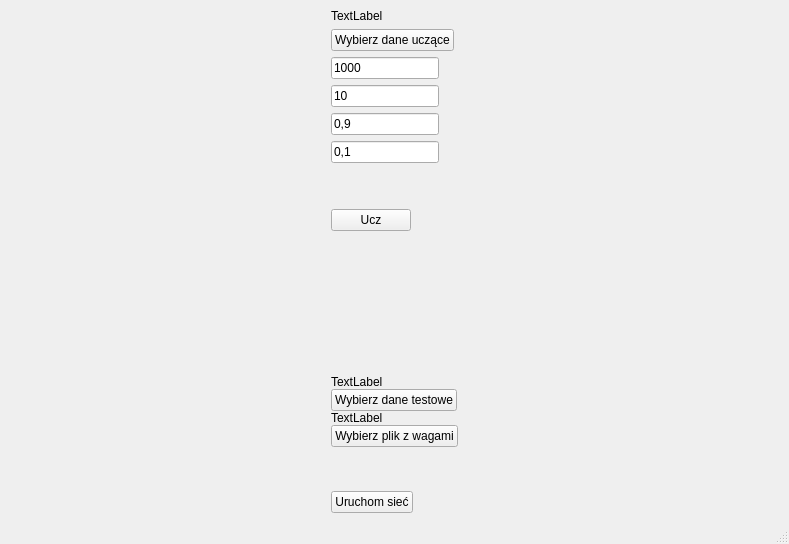
<?xml version="1.0" encoding="UTF-8"?>
<ui version="4.0">
 <class>MainWindow</class>
 <widget class="QMainWindow" name="MainWindow">
  <property name="geometry">
   <rect>
    <x>0</x>
    <y>0</y>
    <width>789</width>
    <height>544</height>
   </rect>
  </property>
  <property name="windowTitle">
   <string>MainWindow</string>
  </property>
  <widget class="QWidget" name="centralwidget">
   <property name="sizePolicy">
    <sizepolicy hsizetype="Fixed" vsizetype="MinimumExpanding">
     <horstretch>0</horstretch>
     <verstretch>0</verstretch>
    </sizepolicy>
   </property>
   <layout class="QGridLayout" name="gridLayout_2">
    <item row="0" column="1">
     <layout class="QVBoxLayout" name="verticalLayout_4">
      <property name="rightMargin">
       <number>0</number>
      </property>
      <item>
       <widget class="QLabel" name="trainingFilenameLabel">
        <property name="sizePolicy">
         <sizepolicy hsizetype="Fixed" vsizetype="Fixed">
          <horstretch>0</horstretch>
          <verstretch>0</verstretch>
         </sizepolicy>
        </property>
        <property name="text">
         <string>TextLabel</string>
        </property>
       </widget>
      </item>
      <item>
       <widget class="QPushButton" name="loadTrainingFilePushButton">
        <property name="sizePolicy">
         <sizepolicy hsizetype="Fixed" vsizetype="Fixed">
          <horstretch>0</horstretch>
          <verstretch>0</verstretch>
         </sizepolicy>
        </property>
        <property name="text">
         <string>Wybierz dane uczące</string>
        </property>
       </widget>
      </item>
      <item>
       <widget class="QLineEdit" name="populationLineEdit">
        <property name="sizePolicy">
         <sizepolicy hsizetype="Fixed" vsizetype="Fixed">
          <horstretch>0</horstretch>
          <verstretch>0</verstretch>
         </sizepolicy>
        </property>
        <property name="inputMask">
         <string/>
        </property>
        <property name="text">
         <string>1000</string>
        </property>
        <property name="placeholderText">
         <string>Rozm. populacji</string>
        </property>
       </widget>
      </item>
      <item>
       <widget class="QLineEdit" name="generationsLineEdit">
        <property name="sizePolicy">
         <sizepolicy hsizetype="Fixed" vsizetype="Fixed">
          <horstretch>0</horstretch>
          <verstretch>0</verstretch>
         </sizepolicy>
        </property>
        <property name="text">
         <string>10</string>
        </property>
        <property name="placeholderText">
         <string>Generacje</string>
        </property>
       </widget>
      </item>
      <item>
       <widget class="QLineEdit" name="crossoverLineEdit">
        <property name="sizePolicy">
         <sizepolicy hsizetype="Fixed" vsizetype="Fixed">
          <horstretch>0</horstretch>
          <verstretch>0</verstretch>
         </sizepolicy>
        </property>
        <property name="text">
         <string>0,9</string>
        </property>
        <property name="placeholderText">
         <string>Praw. krzyż.</string>
        </property>
       </widget>
      </item>
      <item>
       <widget class="QLineEdit" name="mutationLineEdit">
        <property name="sizePolicy">
         <sizepolicy hsizetype="Fixed" vsizetype="Fixed">
          <horstretch>0</horstretch>
          <verstretch>0</verstretch>
         </sizepolicy>
        </property>
        <property name="text">
         <string>0,1</string>
        </property>
        <property name="placeholderText">
         <string>Praw. mut.</string>
        </property>
       </widget>
      </item>
      <item>
       <spacer name="verticalSpacer">
        <property name="orientation">
         <enum>Qt::Vertical</enum>
        </property>
        <property name="sizeHint" stdset="0">
         <size>
          <width>20</width>
          <height>40</height>
         </size>
        </property>
       </spacer>
      </item>
      <item>
       <widget class="QPushButton" name="startTrainingPushButton">
        <property name="sizePolicy">
         <sizepolicy hsizetype="Fixed" vsizetype="Fixed">
          <horstretch>0</horstretch>
          <verstretch>0</verstretch>
         </sizepolicy>
        </property>
        <property name="text">
         <string>Ucz</string>
        </property>
       </widget>
      </item>
     </layout>
    </item>
    <item row="2" column="1">
     <layout class="QVBoxLayout" name="verticalLayout_2" stretch="0,0,0,0,0,0">
      <property name="spacing">
       <number>0</number>
      </property>
      <item>
       <widget class="QLabel" name="testFilenameLabel">
        <property name="sizePolicy">
         <sizepolicy hsizetype="Fixed" vsizetype="Fixed">
          <horstretch>0</horstretch>
          <verstretch>0</verstretch>
         </sizepolicy>
        </property>
        <property name="text">
         <string>TextLabel</string>
        </property>
       </widget>
      </item>
      <item>
       <widget class="QPushButton" name="loadTestFilePushButton">
        <property name="sizePolicy">
         <sizepolicy hsizetype="Fixed" vsizetype="Fixed">
          <horstretch>0</horstretch>
          <verstretch>0</verstretch>
         </sizepolicy>
        </property>
        <property name="text">
         <string>Wybierz dane testowe</string>
        </property>
       </widget>
      </item>
      <item>
       <widget class="QLabel" name="weightsFilenameLabel">
        <property name="text">
         <string>TextLabel</string>
        </property>
       </widget>
      </item>
      <item>
       <widget class="QPushButton" name="loadWeightsPushButton">
        <property name="sizePolicy">
         <sizepolicy hsizetype="Fixed" vsizetype="Fixed">
          <horstretch>0</horstretch>
          <verstretch>0</verstretch>
         </sizepolicy>
        </property>
        <property name="text">
         <string>Wybierz plik z wagami</string>
        </property>
       </widget>
      </item>
      <item>
       <spacer name="verticalSpacer_2">
        <property name="orientation">
         <enum>Qt::Vertical</enum>
        </property>
        <property name="sizeHint" stdset="0">
         <size>
          <width>20</width>
          <height>40</height>
         </size>
        </property>
       </spacer>
      </item>
      <item>
       <widget class="QPushButton" name="runNetworkPushButton">
        <property name="sizePolicy">
         <sizepolicy hsizetype="Fixed" vsizetype="Fixed">
          <horstretch>0</horstretch>
          <verstretch>0</verstretch>
         </sizepolicy>
        </property>
        <property name="text">
         <string>Uruchom sieć</string>
        </property>
       </widget>
      </item>
     </layout>
    </item>
    <item row="1" column="1">
     <spacer name="verticalSpacer_3">
      <property name="orientation">
       <enum>Qt::Vertical</enum>
      </property>
      <property name="sizeHint" stdset="0">
       <size>
        <width>20</width>
        <height>40</height>
       </size>
      </property>
     </spacer>
    </item>
   </layout>
  </widget>
  <widget class="QMenuBar" name="menubar">
   <property name="geometry">
    <rect>
     <x>0</x>
     <y>0</y>
     <width>789</width>
     <height>24</height>
    </rect>
   </property>
  </widget>
  <widget class="QStatusBar" name="statusbar"/>
 </widget>
 <resources/>
 <connections/>
</ui>
